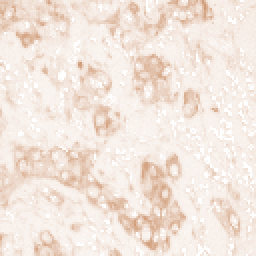
#> input picture Training Models/randstain_augmentation/data/original_healthy/11354 (3).png, 128 x 128 px (shown 2 times larger); its folder holds only this picture in this run
$ jupyter execute --allow-errors main.ipynb
#> lines starting #> are read from the running program, lines starting #| are printed output that depends on the picture
### Training Models/randstain_augmentation/randstainna.py
# https://youtu.be/SuDtHqtC5OE

"""

Random Stain Normalization and Augmentation (RandStainNA) is a hybrid framework
designed to fuse stain normalization and stain augmentation to generate more realistic stain variations.
It incorporates randomness to SN by automatically sorting out a random virtual template from
pre-estimated stain style distributions. More specifically, from the perception of
SN’s viewpoint, stain styles ‘visible’ to the deep neural network are enriched
in the training stage. Meanwhile, from the perception from the SA’s viewpoint,
RandStainNA imposes a restriction on the distortion range and consequently,
only a constrained practicable range is ‘visible’ to CNN. T

https://github.com/yiqings/RandStainNA

https://arxiv.org/abs/2206.12694


This python file contains the required functions called by the main python file.

"""

import cv2
import numpy as np
from skimage import color
from typing import Optional, Dict
import yaml

# ToDo: add documents


class Dict2Class(object):
    # ToDo: Wrap into RandStainNA
    def __init__(self, my_dict: Dict):
        self.my_dict = my_dict
        for key in my_dict:
            setattr(self, key, my_dict[key])


def get_yaml_data(yaml_file):
    # ToDo: Wrap into RandStainNA
    file = open(yaml_file, "r", encoding="utf-8")
    file_data = file.read()
    file.close()
    # str->dict
    data = yaml.load(file_data, Loader=yaml.FullLoader)

    return data


class RandStainNA(object):
    # ToDo: support downloading yaml file from online if the path is not provided.
    def __init__(
        self,
        yaml_file: str,
        std_hyper: Optional[float] = 0,
        distribution: Optional[str] = "normal",
        probability: Optional[float] = 1.0,
        is_train: Optional[bool] = True,
    ):

        # true:training setting/false: demo setting

        assert distribution in [
            "normal",
            "laplace",
            "uniform",
        ], "Unsupported distribution style {}.".format(distribution)

        self.yaml_file = yaml_file
        cfg = get_yaml_data(self.yaml_file)
        c_s = cfg["color_space"]

        self._channel_avgs = {
            "avg": [
                cfg[c_s[0]]["avg"]["mean"],
                cfg[c_s[1]]["avg"]["mean"],
                cfg[c_s[2]]["avg"]["mean"],
            ],
            "std": [
                cfg[c_s[0]]["avg"]["std"],
                cfg[c_s[1]]["avg"]["std"],
                cfg[c_s[2]]["avg"]["std"],
            ],
        }
        self._channel_stds = {
            "avg": [
                cfg[c_s[0]]["std"]["mean"],
                cfg[c_s[1]]["std"]["mean"],
                cfg[c_s[2]]["std"]["mean"],
            ],
            "std": [
                cfg[c_s[0]]["std"]["std"],
                cfg[c_s[1]]["std"]["std"],
                cfg[c_s[2]]["std"]["std"],
            ],
        }

        self.channel_avgs = Dict2Class(self._channel_avgs)
        self.channel_stds = Dict2Class(self._channel_stds)

        self.color_space = cfg["color_space"]
        self.p = probability
        self.std_adjust = std_hyper
        self.color_space = c_s
        self.distribution = distribution
        self.is_train = is_train

    def _getavgstd(self, image: np.ndarray, isReturnNumpy: Optional[bool] = True):

        avgs = []
        stds = []

        num_of_channel = image.shape[2]
        for idx in range(num_of_channel):
            avgs.append(np.mean(image[:, :, idx]))
            stds.append(np.std(image[:, :, idx]))

        if isReturnNumpy:
            return (np.array(avgs), np.array(stds))
        else:
            return (avgs, stds)

    def _normalize(
        self,
        img: np.ndarray,
        img_avgs: np.ndarray,
        img_stds: np.ndarray,
        tar_avgs: np.ndarray,
        tar_stds: np.ndarray,
    ) -> np.ndarray:

        img_stds = np.clip(img_stds, 0.0001, 255)
        img = (img - img_avgs) * (tar_stds / img_stds) + tar_avgs

        if self.color_space in ["LAB", "HSV"]:
            img = np.clip(img, 0, 255).astype(np.uint8)

        return img

    def augment(self, img):
        # img:is_train:false——>np.array()(cv2.imread()) #BGR
        # img:is_train:True——>PIL.Image #RGB

        if self.is_train == False:
            image = img
        else:
            image = cv2.cvtColor(np.array(img), cv2.COLOR_RGB2BGR)

        num_of_channel = image.shape[2]

        # color space transfer
        if self.color_space == "LAB":
            image = cv2.cvtColor(image, cv2.COLOR_BGR2LAB)
        elif self.color_space == "HSV":
            image = cv2.cvtColor(image, cv2.COLOR_BGR2HSV)
        elif self.color_space == "HED":
            image = color.rgb2hed(cv2.cvtColor(image, cv2.COLOR_BGR2RGB))

        std_adjust = self.std_adjust

        # virtual template generation
        tar_avgs = []
        tar_stds = []
        if self.distribution == "uniform":

            # three-sigma rule for uniform distribution
            for idx in range(num_of_channel):

                tar_avg = np.random.uniform(
                    low=self.channel_avgs.avg[idx] - 3 * self.channel_avgs.std[idx],
                    high=self.channel_avgs.avg[idx] + 3 * self.channel_avgs.std[idx],
                )
                tar_std = np.random.uniform(
                    low=self.channel_avgs.avg[idx] - 3 * self.channel_avgs.std[idx],
                    high=self.channel_avgs.avg[idx] + 3 * self.channel_avgs.std[idx],
                )

                tar_avgs.append(tar_avg)
                tar_stds.append(tar_std)
        else:
            if self.distribution == "normal":
                np_distribution = np.random.normal
            elif self.distribution == "laplace":
                np_distribution = np.random.laplace

            for idx in range(num_of_channel):
                tar_avg = np_distribution(
                    loc=self.channel_avgs.avg[idx],
                    scale=self.channel_avgs.std[idx] * (1 + std_adjust),
                )

                tar_std = np_distribution(
                    loc=self.channel_stds.avg[idx],
                    scale=self.channel_stds.std[idx] * (1 + std_adjust),
                )
                tar_avgs.append(tar_avg)
                tar_stds.append(tar_std)

        tar_avgs = np.array(tar_avgs)
        tar_stds = np.array(tar_stds)

        img_avgs, img_stds = self._getavgstd(image)

        image = self._normalize(
            img=image,
            img_avgs=img_avgs,
            img_stds=img_stds,
            tar_avgs=tar_avgs,
            tar_stds=tar_stds,
        )

        if self.color_space == "LAB":
            image = cv2.cvtColor(image, cv2.COLOR_LAB2BGR)
        elif self.color_space == "HSV":
            image = cv2.cvtColor(image, cv2.COLOR_HSV2BGR)
        elif self.color_space == "HED":
            nimg = color.hed2rgb(image)
            imin = nimg.min()
            imax = nimg.max()
            rsimg = (255 * (nimg - imin) / (imax - imin)).astype(
                "uint8"
            )  # rescale to [0,255]

            image = cv2.cvtColor(rsimg, cv2.COLOR_RGB2BGR)

        return image

    def __call__(self, img):
        if np.random.rand(1) < self.p:
            return self.augment(img)
        else:
            return img

    # [10 lines left out: function __repr__, not called in this run]

### Training Models/randstain_augmentation/main.ipynb
Random Stain Normalization and Augmentation (RandStainNA) is a hybrid framework
designed to fuse stain normalization and stain augmentation to generate more realistic stain variations.
It incorporates randomness to SN by automatically sorting out a random virtual template from
pre-estimated stain style distributions. More specifically, from the perception of
SN’s viewpoint, stain styles ‘visible’ to the deep neural network are enriched
in the training stage. Meanwhile, from the perception from the SA’s viewpoint,
RandStainNA imposes a restriction on the distortion range and consequently,
only a constrained practicable range is ‘visible’ to CNN. T

https://github.com/yiqings/RandStainNA

https://arxiv.org/abs/2206.12694

This python file calls methods from the randstainna file.
Also, you need to provide a yaml file with approrite stats. that act as the template
image for color transformation. The yaml file can be generated using the
datasets_statistics_V1.0.py file in the preprocess-statistics directory.

[cell 1]
import os
from randstainna import RandStainNA
import cv2
import matplotlib.pyplot as plt

[cell 2]
# Setting: is_train = False
randstainna = RandStainNA(
    yaml_file = './preprocess-statistics/output/random_images.yaml',
    std_hyper = 0.0,
    distribution = 'normal',
    probability = 1.0,
    is_train = False
)

*Creating Healthy Augmented Images*

[cell 3]
dir_path = 'data/original_healthy/'
img_list = os.listdir(dir_path)

save_dir_path = 'data/augmented_healthy'
if not os.path.exists(save_dir_path):
    os.mkdir(save_dir_path)

for img_path in img_list:
    img = randstainna(cv2.imread(dir_path+img_path))
#> in augment, image is the input picture: shape (128, 128, 3); mean B, G, R 221.1, 230, 243
#> in augment, `image = cv2.cvtColor(image, cv2.COLOR_BGR2LAB)`: image: shape (128, 128, 3); mean of channels 0, 1, 2 235, 131, 134
#> after the loop in _getavgstd, `for idx in range(num_of_channel):`: avgs = [235, 131, 134]; stds = [13.38, 2.3, 4.2]
#> in augment, `img_avgs, img_stds = self._getavgstd(image)`: img_avgs = [235, 131, 134]; img_stds = [13.38, 2.3, 4.2]
#> in _normalize, `img = (img - img_avgs) * (tar_stds / img_stds) + tar_avgs`:
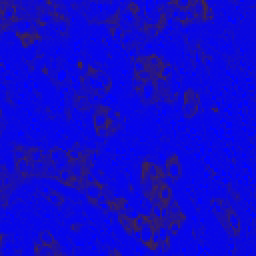
#> img: shape (128, 128, 3) float64 (shown 2 times larger); mean of channels 0, 1, 2 239.8, 129.5, 132.4; drawn with min black and max white
#> in _normalize, `img = np.clip(img, 0, 255).astype(np.uint8)`:
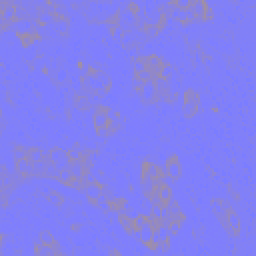
#> img: shape (128, 128, 3) (shown 2 times larger); mean of channels 0, 1, 2 238.8, 129, 132; drawn as B, G, R
    save_img_path = save_dir_path + '/{}'.format(img_path.split('/')[-1])
    cv2.imwrite(save_img_path,img)

*Creating Cancer Augmented Images*

[cell 4]
dir_path = 'data/original_cancer/'
#> (the rest of this cell did not finish here and is left out)

$ run again, on Training Models/randstain_augmentation/data/original_healthy/17223 (2).png
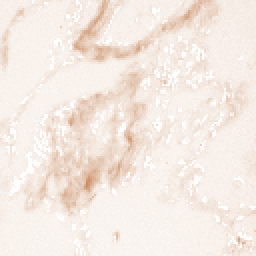
#> input picture Training Models/randstain_augmentation/data/original_healthy/17223 (2).png, 128 x 128 px (shown 2 times larger)
#> in augment, image is the input picture: shape (128, 128, 3); mean B, G, R 226.8, 234.2, 245
#> after the loop in _getavgstd, `for idx in range(num_of_channel):`: avgs = [238.3, 130.4, 132.9]; stds = [11.02, 1.9, 3.45]
#> in augment, `img_avgs, img_stds = self._getavgstd(image)`: img_avgs = [238.3, 130.4, 132.9]; img_stds = [11.02, 1.9, 3.45]
#> in _normalize, `img = np.clip(img, 0, 255).astype(np.uint8)`:
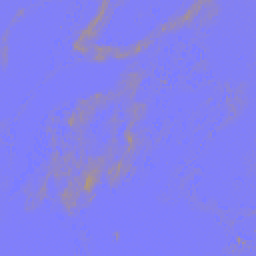
#> img: shape (128, 128, 3) (shown 2 times larger); mean of channels 0, 1, 2 238.8, 128.9, 132; drawn as B, G, R
#> in augment, `image = cv2.cvtColor(image, cv2.COLOR_LAB2BGR)`:
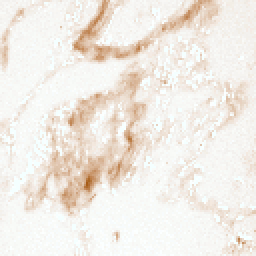
#> image: shape (128, 128, 3) (shown 2 times larger); mean B, G, R 228.8, 235.9, 241.5

$ run again, on Training Models/randstain_augmentation/data/original_healthy/17223 (8).png
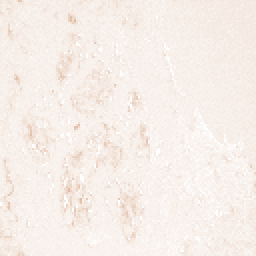
#> input picture Training Models/randstain_augmentation/data/original_healthy/17223 (8).png, 128 x 128 px (shown 2 times larger)
#> in augment, image is the input picture: shape (128, 128, 3); mean B, G, R 232.8, 238.6, 247
#> after the loop in _getavgstd, `for idx in range(num_of_channel):`: avgs = [241.9, 129.9, 131.8]; stds = [5.07, 0.881, 1.57]
#> in augment, `img_avgs, img_stds = self._getavgstd(image)`: img_avgs = [241.9, 129.9, 131.8]; img_stds = [5.07, 0.881, 1.57]
#> in _normalize, `img = np.clip(img, 0, 255).astype(np.uint8)`:
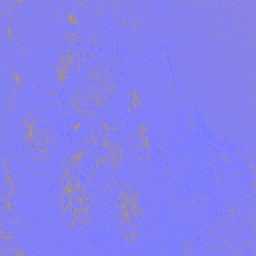
#> img: shape (128, 128, 3) (shown 2 times larger); mean of channels 0, 1, 2 238.4, 128.7, 132; drawn as B, G, R
#> in augment, `image = cv2.cvtColor(image, cv2.COLOR_LAB2BGR)`:
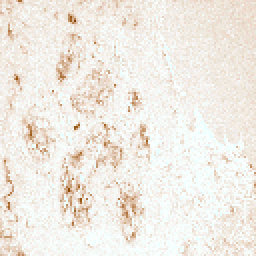
#> image: shape (128, 128, 3) (shown 2 times larger); mean B, G, R 228, 235.5, 240.7

$ run again, on Training Models/randstain_augmentation/data/original_healthy/17961 (2).png
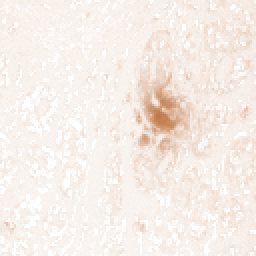
#> input picture Training Models/randstain_augmentation/data/original_healthy/17961 (2).png, 128 x 128 px (shown 2 times larger)
#> in augment, image is the input picture: shape (128, 128, 3); mean B, G, R 231.4, 237.6, 246.5
#> after the loop in _getavgstd, `for idx in range(num_of_channel):`: avgs = [241, 130, 132.1]; stds = [11.68, 2.16, 3.77]
#> in augment, `img_avgs, img_stds = self._getavgstd(image)`: img_avgs = [241, 130, 132.1]; img_stds = [11.68, 2.16, 3.77]
#> in _normalize, `img = np.clip(img, 0, 255).astype(np.uint8)`:
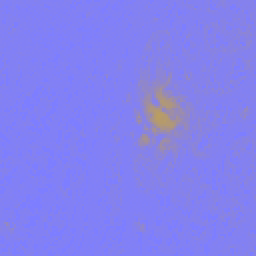
#> img: shape (128, 128, 3) (shown 2 times larger); mean of channels 0, 1, 2 238.9, 129.1, 131.8; drawn as B, G, R
#> in augment, `image = cv2.cvtColor(image, cv2.COLOR_LAB2BGR)`:
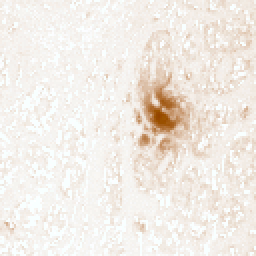
#> image: shape (128, 128, 3) (shown 2 times larger); mean B, G, R 229.4, 236, 241.8

$ run again, on Training Models/randstain_augmentation/data/original_healthy/11354 (8).png
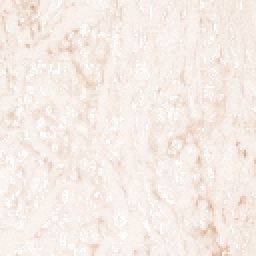
#> input picture Training Models/randstain_augmentation/data/original_healthy/11354 (8).png, 128 x 128 px (shown 2 times larger)
#> in augment, image is the input picture: shape (128, 128, 3); mean B, G, R 229.9, 236.4, 246
#> after the loop in _getavgstd, `for idx in range(num_of_channel):`: avgs = [240.2, 130.1, 132.3]; stds = [6.85, 1.15, 2.11]
#> in augment, `img_avgs, img_stds = self._getavgstd(image)`: img_avgs = [240.2, 130.1, 132.3]; img_stds = [6.85, 1.15, 2.11]
#> in _normalize, `img = np.clip(img, 0, 255).astype(np.uint8)`:
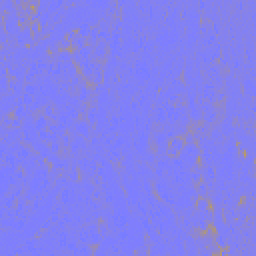
#> img: shape (128, 128, 3) (shown 2 times larger); mean of channels 0, 1, 2 238.1, 129.1, 132; drawn as B, G, R
#> in augment, `image = cv2.cvtColor(image, cv2.COLOR_LAB2BGR)`:
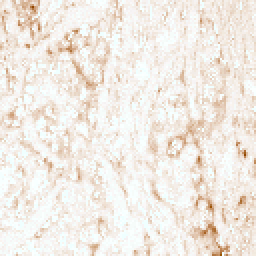
#> image: shape (128, 128, 3) (shown 2 times larger); mean B, G, R 227.6, 234.9, 241.2
